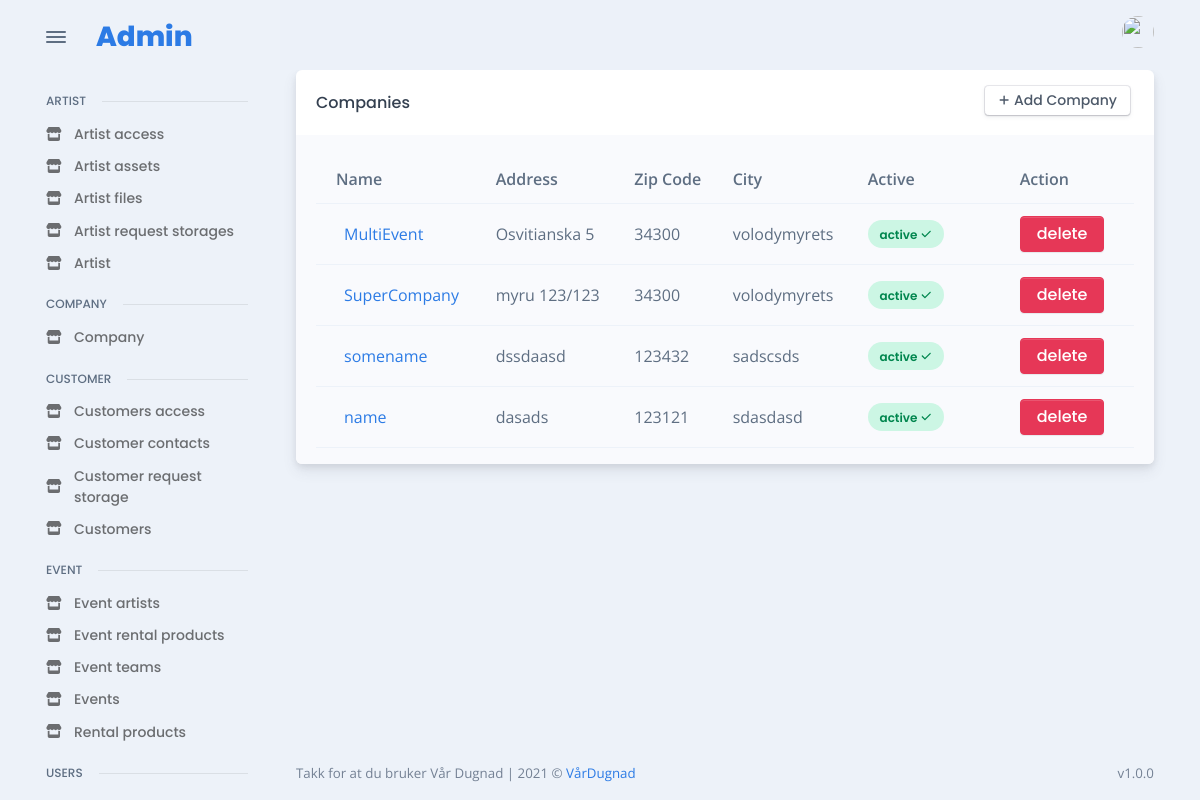
/en/admin_site/company/all_companies/ (signed in), run on an earlier commit of the app's database.
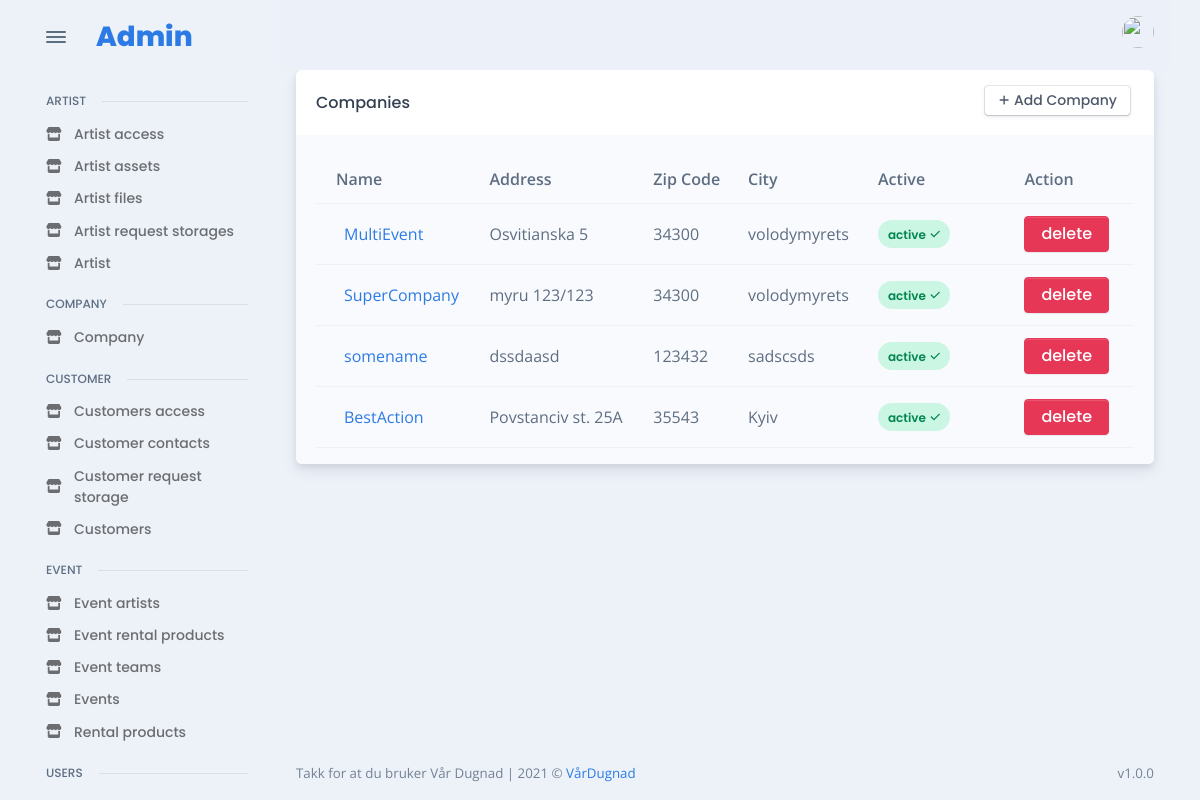
And on a later commit of the database.
### company/models.py (models this page shows, shortened)
class Company(models.Model):
    organization_number = models.CharField(("Organozation Number"), max_length=150)
    name = models.CharField(("Name"), max_length=150)
    address = models.CharField(("Address"), max_length=150)
    zip_code = models.CharField(("Zip Code"), max_length=50)
    city = models.CharField(("City"), max_length=50)
    terms = RichTextField("Terms", null=True)
    icon = models.FileField(("icon"), upload_to="category_image", null=True)
    active = models.BooleanField(("Active"), default=True)

### admin_app/admin_company/views.py (the view)
# urls.py: path("all_companies/", CompanyListView.as_view(), name="admin_get_all_companies"),
class CompanyListView(LoginRequiredMixin, ListView):
    model = Company
    template_name = "admin/pages/company/all.html"
    context_object_name = "companies"
    def get_context_data(self, **kwargs):
        context = super().get_context_data(**kwargs)
        return context

### templates/admin/pages/company/all.html (shortened to what this page needs)
{% extends 'base/admin_base.html' %}
{% load static %}
{% load widget_tweaks %}
{% block content %}
<div class="card">
  <div class="card-header">
    <div class="row flex-between-center">
      <div class="col-4 col-sm-auto d-flex align-items-center pe-0">
        <h5 class="fs-0 mb-0 text-nowrap py-2 py-xl-0">Companies</h5>
      </div>
      <div class="col-8 col-sm-auto text-end ps-2">
        <a href="{% url 'admin_add_new_company' %}" class="btn btn-falcon-default btn-sm me-1 mb-1">
          <span class="fas fa-plus me-1" data-fa-transform="shrink-3"></span>Add Company
        </a>
      </div>
    </div>
  </div>
  <div class="card-body bg-light pb-0">
    <div class="table-responsive scrollbar">
      {% if companies|length %}
      <table class="table table-hover table-striped overflow-hidden">
        <thead>
          <tr>
            <th scope="col">Name</th>
            <th scope="col">Address</th>
            <th scope="col">Zip Code</th>
            <th scope="col">City</th>
            <th scope="col">Active</th>
            <th></th>
            <th></th>
            <th scope="col">Action</th>
          </tr>
        </thead>
        <tbody>
          {% for company in companies %}
          <tr class="align-middle">
            <td class="text-nowrap">
              <div class="d-flex align-items-center">
                <div class="ms-2"><a href="{% url 'change_details_company' company.id %}">{{company.name}}</a></div>
              </div>
            </td>
             <td class="text-nowrap"> {{company.address}} </td>
             <td class="text-nowrap"> {{company.zip_code}} </td>
             <td class="text-nowrap"> {{company.city}} </td>
            {% if company.active %}
                <td><span class="badge badge rounded-pill d-block p-2 badge-soft-success">active<span class="ms-1 fas fa-check" data-fa-transform="shrink-2"></span></span></td>
            {% else %}
                <td><span class="badge badge rounded-pill d-block p-2 badge-soft-danger">disabled<span class="ms-1 fas fa-times" data-fa-transform="shrink-2"></span></span></td>
            {% endif %}
            <th></th>
            <th></th>
            <td><a class="btn btn-danger"  href="{% url 'admin_delete_company' company.id %}">delete</a></tr>
          {% endfor %}
        </tbody>
      </table>
      {% else %}
          <p>There is no company yet, try to add some</p>
      {% endif %}
    </div>
  </div>
  </div>
{% endblock %}

What changed in the data, as far as the page shows it:
removed Company: name "name", address "dasads", zip_code "123121", city "sdasdasd", active "active"
added Company: name "BestAction", address "Povstanciv st. 25A", zip_code "35543", city "Kyiv", active "active"
